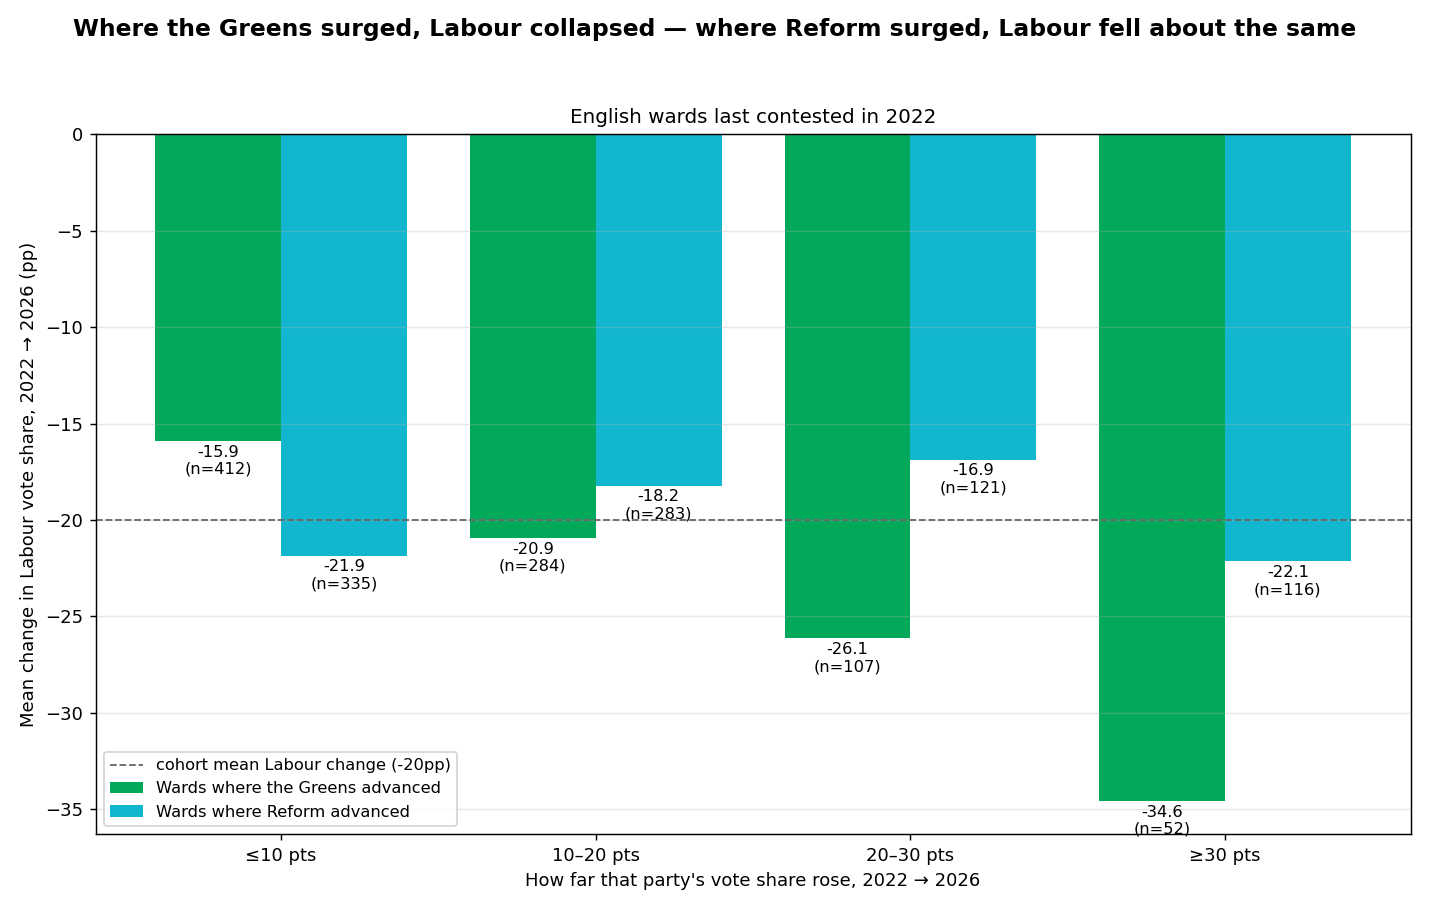

The Python source for this figure:
"""Labour's 2026 collapse vs the Green and Reform advance, by ward.

Question
--------
In wards last contested in 2022 (the all-out cohort — London boroughs and the
four-year districts — so 2022 -> 2026 is a clean like-for-like comparison), did
Labour's vote fall further where the *Greens* surged, or where *Reform* surged?

Method
------
For each ward we compute the change in each party's vote share from its last
pre-2026 contest to 2026, then bin wards by how far the Greens (resp. Reform)
advanced and report the mean Labour change in each band.

  * Vote share = party votes / all valid votes in the ward's contest (summed
    across seats), from the electionresults.uk candidate feeds staged in
    ``source_data/election_results/local_elections/2026_external``.
  * Wards are identified by ONS code. Pre-2026 contests carry the code in their
    ``ward_slug``; the 2026 feed (Democracy Club slugs) is bridged to a code via
    a (council, ward-name) lookup built from historical races.
  * Cohort = wards whose most recent pre-2026 contest was in --base-year (2022).

Outputs (written next to this script):
  * ``labour_green_reform_swing_2026.png`` — grouped bar chart,
  * ``labour_green_reform_swing_bands_2026.csv`` — the band table,
  * ``labour_green_reform_swing_wards_2026.csv`` — per-ward changes.

Run:  python labour_lessons_2026_elections/labour_green_reform_swing_2026.py
"""

from __future__ import annotations

import argparse
import csv
import re
from collections import defaultdict
from pathlib import Path

import matplotlib
matplotlib.use("Agg")
import matplotlib.pyplot as plt
import numpy as np

BASE_DIR = Path(__file__).resolve().parent
EXT = BASE_DIR.parents[1] / "source_data" / "election_results" / "local_elections" / "2026_external"
RACES_CSV = EXT / "electionresults_uk_races.csv"
CANDIDATES_CSV = EXT / "electionresults_uk_candidates.csv"
CANDIDATES_2026_CSV = EXT / "electionresults_uk_candidates_2026.csv"
EC_SUFFIX = re.compile(r"([EWS]\d{8})$", re.IGNORECASE)

GREEN, REFORM_CYAN = "#02A95B", "#12B6CF"
BANDS = [(-np.inf, 10, "≤10"), (10, 20, "10–20"), (20, 30, "20–30"), (30, np.inf, "≥30")]


def norm_name(text: str) -> str:
    return re.sub(r"[^a-z0-9]+", " ", text.lower()).strip()


def classify(party: str) -> str:
    p = party.lower()
    if "labour" in p:
        return "Lab"
    if "green" in p:
        return "Grn"
    if "reform" in p:
        return "Ref"
    return "Oth"


def shares(votes: dict[str, float]) -> dict[str, float] | None:
    total = votes.get("__total__", 0.0)
    if total <= 0:
        return None
    return {p: 100 * votes.get(p, 0.0) / total for p in ("Lab", "Grn", "Ref")}


def build_bridge() -> dict[tuple[str, str], str]:
    """(council_slug, normalised ward_name) -> ONS code, from historical races."""
    bridge: dict[tuple[str, str], str] = {}
    with RACES_CSV.open(encoding="utf-8", newline="") as fh:
        for row in csv.DictReader(fh):
            code = (row.get("ec_code") or "").strip()
            if re.match(r"^E05\d{6}$", code):
                bridge[(row["council_slug"], norm_name(row["ward_name"]))] = code
    return bridge


def historical_shares() -> tuple[dict[tuple[str, int], dict[str, float]], dict[str, set]]:
    """Per (ONS code, year) vote tallies for pre-2026 contests, plus the set of years."""
    tally: dict[tuple[str, int], dict[str, float]] = defaultdict(lambda: defaultdict(float))
    years: dict[str, set] = defaultdict(set)
    with CANDIDATES_CSV.open(encoding="utf-8", newline="") as fh:
        for row in csv.DictReader(fh):
            m = EC_SUFFIX.search(row.get("ward_slug") or "")
            if not m:
                continue
            try:
                year = int(float(row["year"]))
                v = float(row["votes"] or 0)
            except ValueError:
                continue
            if year >= 2026:
                continue
            code = m.group(1).upper()
            tally[(code, year)][classify(row["party"])] += v
            tally[(code, year)]["__total__"] += v
            years[code].add(year)
    return tally, years


def shares_2026(bridge: dict[tuple[str, str], str]) -> dict[str, dict[str, float]]:
    tally: dict[str, dict[str, float]] = defaultdict(lambda: defaultdict(float))
    with CANDIDATES_2026_CSV.open(encoding="utf-8", newline="") as fh:
        for row in csv.DictReader(fh):
            code = bridge.get((row["council_slug"], norm_name(row["ward_name"])))
            if not code:
                continue
            try:
                v = float(row["votes"] or 0)
            except ValueError:
                continue
            tally[code][classify(row["party"])] += v
            tally[code]["__total__"] += v
    return tally


def band_label(value: float) -> str:
    for lo, hi, label in BANDS:
        if lo < value <= hi:
            return label
    return BANDS[0][2]


def mean_labour_by_band(rows: list[dict], advance_key: str) -> dict[str, tuple[float, int]]:
    out: dict[str, tuple[float, int]] = {}
    for _, _, label in BANDS:
        vals = [r["dLab"] for r in rows if band_label(r[advance_key]) == label]
        out[label] = (float(np.mean(vals)) if vals else float("nan"), len(vals))
    return out


def main() -> int:
    parser = argparse.ArgumentParser(description=__doc__)
    parser.add_argument("--base-year", type=int, default=2022,
                        help="Cohort = wards whose last pre-2026 contest was this year.")
    args = parser.parse_args()

    bridge = build_bridge()
    hist, years = historical_shares()
    v2026 = shares_2026(bridge)

    rows = []
    for code, v26 in v2026.items():
        prior_years = [y for y in years.get(code, ()) if y < 2026]
        if not prior_years or max(prior_years) != args.base_year:
            continue
        base = shares(hist[(code, args.base_year)])
        now = shares(v26)
        if not base or not now:
            continue
        rows.append({
            "ward_code": code,
            "dLab": now["Lab"] - base["Lab"],
            "dGrn": now["Grn"] - base["Grn"],
            "dRef": now["Ref"] - base["Ref"],
            "lab_base": base["Lab"], "lab_2026": now["Lab"],
            "grn_base": base["Grn"], "grn_2026": now["Grn"],
            "ref_base": base["Ref"], "ref_2026": now["Ref"],
        })

    overall = float(np.mean([r["dLab"] for r in rows]))
    print(f"Cohort: {len(rows)} wards last contested in {args.base_year}. "
          f"Mean Labour change {args.base_year}->2026: {overall:+.1f}pp\n")

    green = mean_labour_by_band(rows, "dGrn")
    reform = mean_labour_by_band(rows, "dRef")
    labels = [b[2] for b in BANDS]
    print(f"{'advance band':14}{'Labour Δ where GREEN up':>26}{'Labour Δ where REFORM up':>28}")
    for lab in labels:
        g, gn = green[lab]; r, rn = reform[lab]
        print(f"  {lab:12}{g:+8.1f}pp (n={gn:>4}){'':4}{r:+8.1f}pp (n={rn:>4})")

    # ---- grouped bar chart ----
    x = np.arange(len(labels))
    w = 0.4
    gvals = [green[l][0] for l in labels]
    rvals = [reform[l][0] for l in labels]
    gns = [green[l][1] for l in labels]
    rns = [reform[l][1] for l in labels]

    fig, ax = plt.subplots(figsize=(11, 7))
    fig.suptitle("Where the Greens surged, Labour collapsed — where Reform surged, Labour fell about the same",
                 fontsize=13, fontweight="bold")
    bg = ax.bar(x - w / 2, gvals, w, color=GREEN, label="Wards where the Greens advanced")
    br = ax.bar(x + w / 2, rvals, w, color=REFORM_CYAN, label="Wards where Reform advanced")
    ax.axhline(overall, color="#666666", ls="--", lw=1,
               label=f"cohort mean Labour change ({overall:+.0f}pp)")

    def annotate(bars, ns):
        for bar, n in zip(bars, ns):
            h = bar.get_height()
            ax.annotate(f"{h:+.1f}\n(n={n})", (bar.get_x() + bar.get_width() / 2, h),
                        ha="center", va="top", fontsize=9, xytext=(0, -2),
                        textcoords="offset points")
    annotate(bg, gns); annotate(br, rns)

    ax.set_xticks(x); ax.set_xticklabels([f"{l} pts" for l in labels])
    ax.set_xlabel(f"How far that party's vote share rose, {args.base_year} → 2026")
    ax.set_ylabel(f"Mean change in Labour vote share, {args.base_year} → 2026 (pp)")
    ax.set_title("English wards last contested in 2022", fontsize=11)
    ax.grid(True, axis="y", alpha=0.3)
    ax.legend(loc="lower left", fontsize=9)
    fig.tight_layout(rect=(0, 0, 1, 0.95))
    png = BASE_DIR / "labour_green_reform_swing_2026.png"
    fig.savefig(png, dpi=130)
    print(f"\nWrote {png.name}")

    # ---- band-summary CSV ----
    bands_csv = BASE_DIR / "labour_green_reform_swing_bands_2026.csv"
    with bands_csv.open("w", newline="", encoding="utf-8") as fh:
        w_ = csv.writer(fh)
        w_.writerow(["advance_band", "rival_party", "mean_labour_change_pp", "n_wards"])
        for lab in labels:
            w_.writerow([lab, "Green", round(green[lab][0], 2), green[lab][1]])
            w_.writerow([lab, "Reform", round(reform[lab][0], 2), reform[lab][1]])
    print(f"Wrote {bands_csv.name}")

    # ---- per-ward CSV (biggest Labour losses first) ----
    wards_csv = BASE_DIR / "labour_green_reform_swing_wards_2026.csv"
    fields = ["ward_code", "dLab", "dGrn", "dRef", "lab_base", "lab_2026",
              "grn_base", "grn_2026", "ref_base", "ref_2026"]
    with wards_csv.open("w", newline="", encoding="utf-8") as fh:
        w_ = csv.DictWriter(fh, fieldnames=fields, extrasaction="ignore")
        w_.writeheader()
        for r in sorted(rows, key=lambda d: d["dLab"]):
            w_.writerow({k: (round(v, 2) if isinstance(v, float) else v) for k, v in r.items()})
    print(f"Wrote {wards_csv.name}")
    return 0


if __name__ == "__main__":
    raise SystemExit(main())
